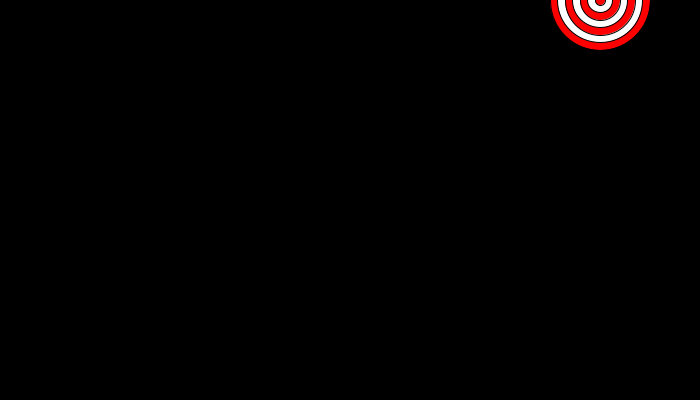
Frame 1 (no input)
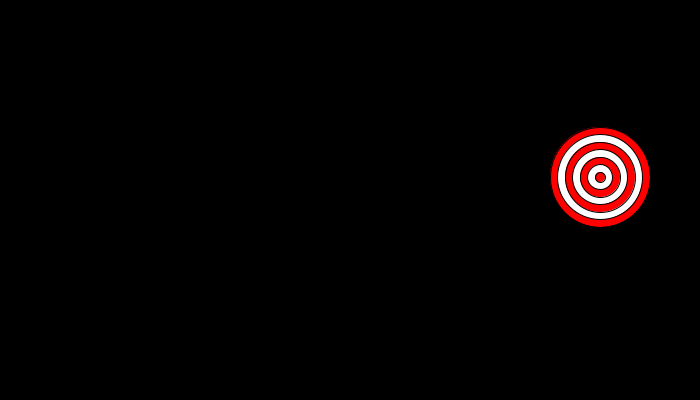
Frame 60 (the mouse pressed at the canvas centre just before this capture)
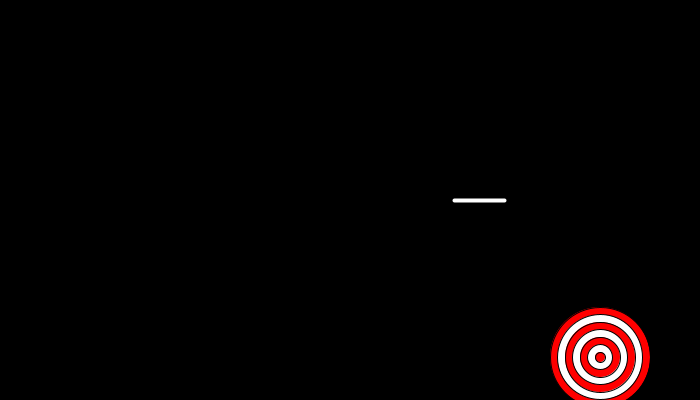
Frame 120 (the mouse held since frame 60 and released just before this capture)

The Processing sketch that drew these frames (run headless with seeded random() and noise(); from frame 60 on, the mouse is pressed at the canvas centre):

// Processing sketch: processing_35420
// ── processing_35420.pde


int a = 0;
int h = 100;

int x = 100;
int y = 200;

int x2 = 150;

int arrow = 0;

int speed = 3;



void setup()
{
  size(700,400);
  background(0);
  smooth();
  stroke(0);
}

int p = 0;

void draw()
{
  noStroke();
  fill(0);
  rect(0,0,width,height);

  while(p<7)
  {
    if(p%2 == 1)
    {
      fill(255);
    }
    else {
      fill(255,0,0);
    }

    stroke(0);

    ellipse(600,a,h-15*p,h-15*p);
    p = p+1;
  }

  p=0;
  a = a+3; 
  if(a>550) {
    a=0;
  }

  if(arrow == 1) {

    stroke(255);
    strokeWeight(4);    
    line(x,y,x2,y);
   
    x = x+3+speed;
    x2 = x2+3+speed;
    
    strokeWeight(1);
        
  }
  
  stroke(0);
} 

void mousePressed() 
{

  arrow = 1;
    if(x > width+50){x=100;}
    if(x2 > width+50){x2=150;}
  
}

void mouseReleased()
{
  speed = speed+5;
}  
